Frame 1 (no input): blank canvas, image omitted
Frame 60 (no input): blank canvas, image omitted
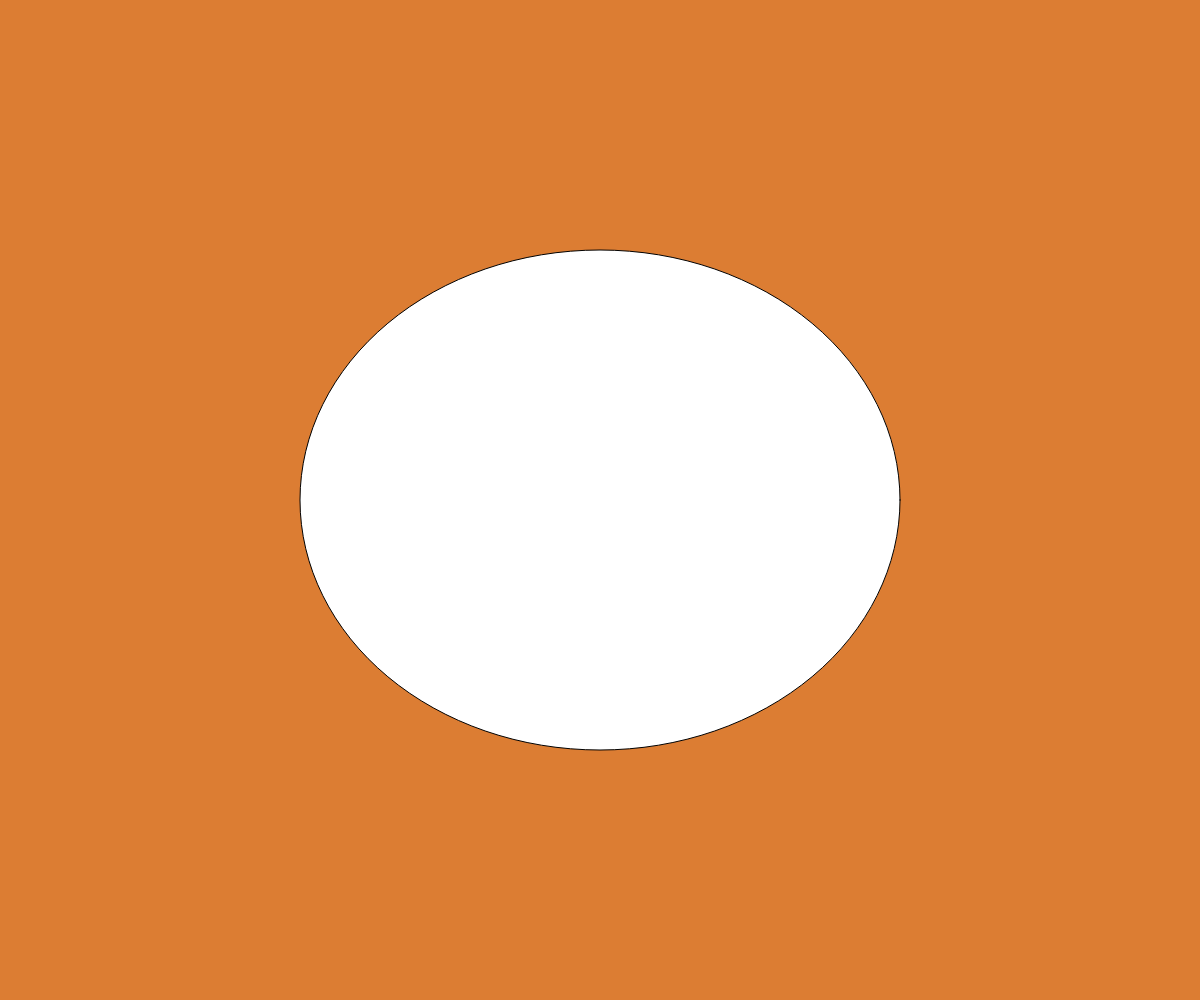
Frame 120 (the mouse pressed at the canvas centre since frame 60)

The p5.js sketch whose frames 1 and 60 were blank and that drew this single picture after the mouse press (run headless with seeded random() and noise() and a simulated clock; from frame 60 on, the mouse is pressed at the canvas centre):

// p5.js sketch
// ── sketch.js
function setup() {
 createCanvas(windowWidth, windowHeight);
}

function draw() {
 background(220,125, random(255));
 ellipse(mouseX, mouseY, mouseX, mouseY);
}
